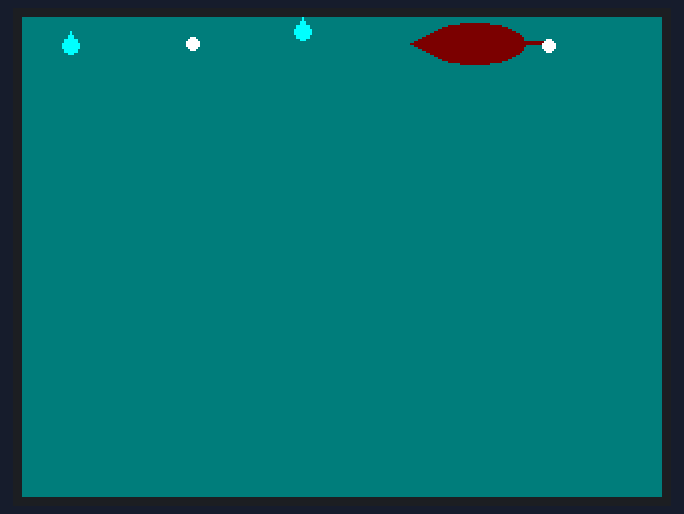
Simulated run of this sketch. Board: ESP32. Shown: 320×240 colour display. Random numbers use the default seed unless the sketch sets one.

Above: at 0.3 s.
At 6.8 s:
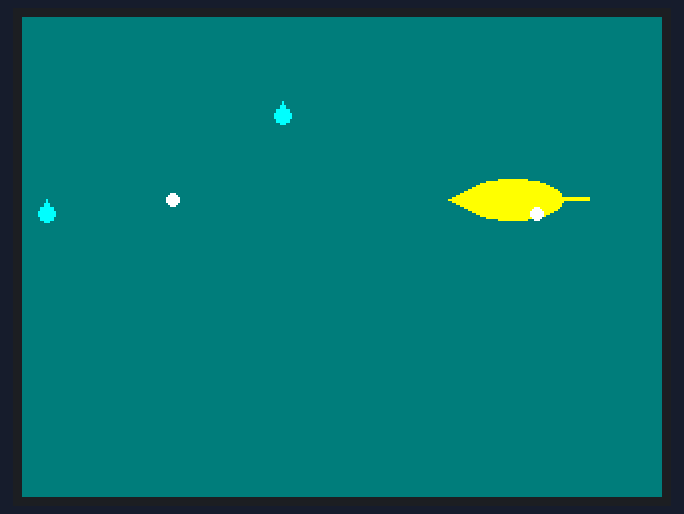
At 18.6 s:
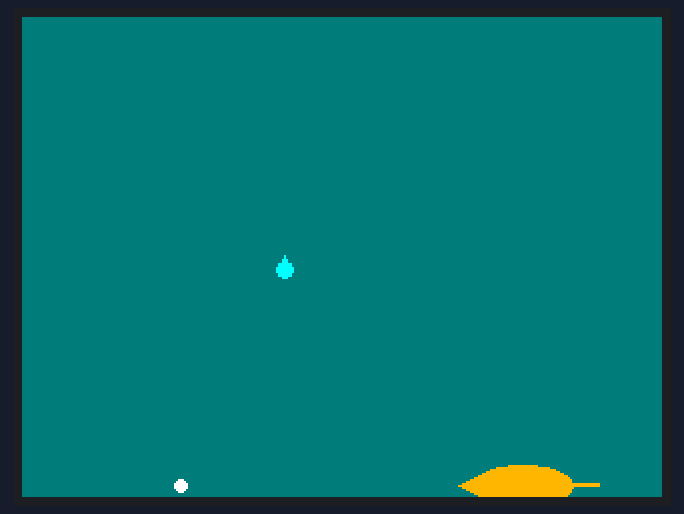
At 23.0 s:
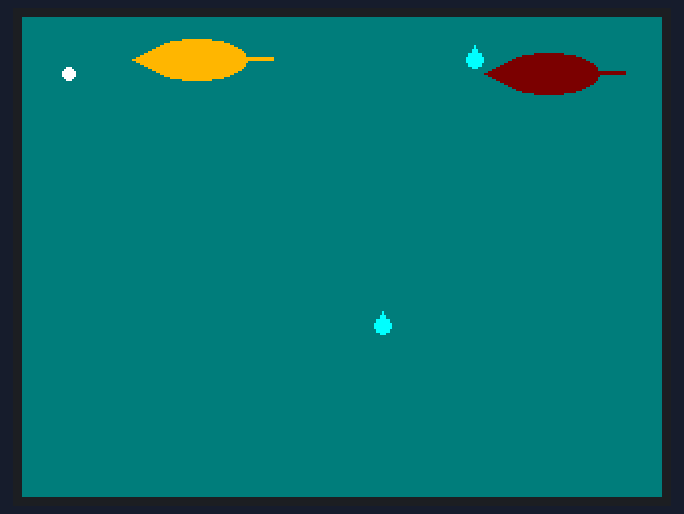
At 28.4 s:
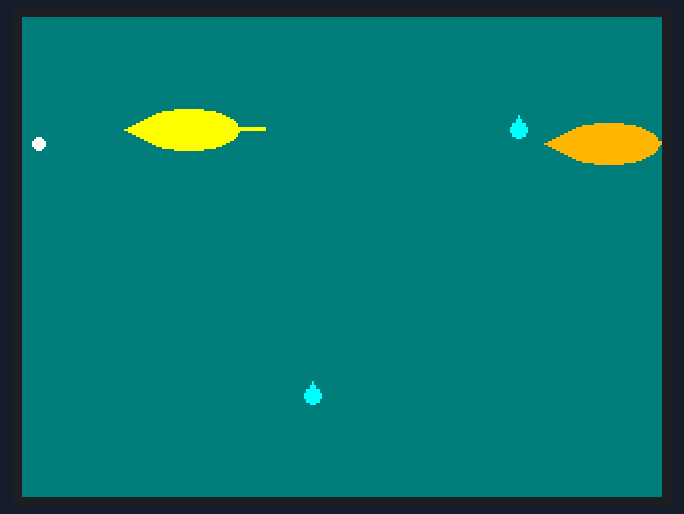
At 38.1 s:
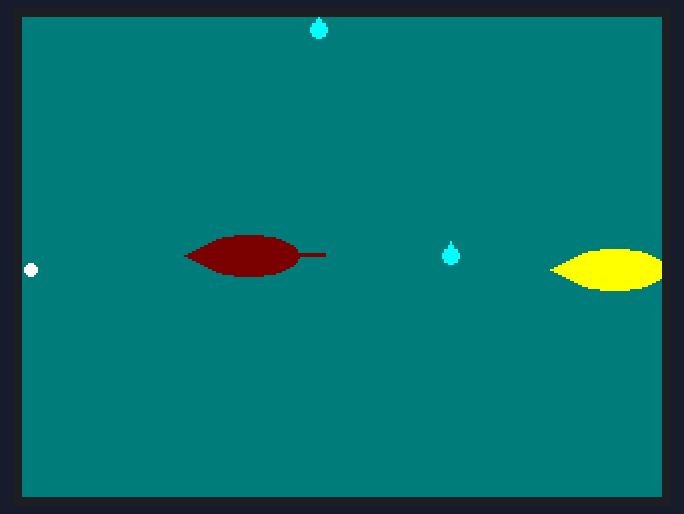

Measured:
- what the display in image 1 shows lasts 1.1 s, from 6.7 s to 7.8 s

The sketch:

1_installation.ino
```cpp
#include <TFT_eSPI.h>

TFT_eSPI tft = TFT_eSPI();
constexpr int COLS = 5; // number of columns

int y[COLS]; // y-coordinate of element in each column
int elts[COLS]; // element in each column
int speeds[COLS]; // speed of element in each column

void setup() {
  tft.init();
  tft.setRotation(1);  // landscape

  // initialize elements in each column
  for (int i = 0; i < COLS; i++) {
    y[i] = 0;
    elts[i] = random(3);
    speeds[i] = random(5, 15);
  }
}

void loop() {
  // addvance a timestep and draw element in each column
  for (int i = 0; i < COLS; i++) {
    if (y[i] > tft.height()) {
      y[i] = 0; // reset element fall from the top
      elts[i] = random(3); // randomize element at the top
      speeds[i] = random(5, 10); // randomize element fall speed
    }

    y[i] += speeds[i]; // fall
  }

  draw();
}

void draw() {
  // clear elements
  tft.fillScreen(TFT_DARKCYAN);

  for (int i = 0; i < COLS; i++) {
    // randomize x within column (wind!)
    int x = random(tft.width() * i / COLS, tft.width() * (i + 1) / COLS);

    drawElement(elts[i], x, y[i]);
  }

  delay(1000);
}

void drawElement(int elt, int centerX, int centerY) {
  if (elt == 0) { // leaf
    drawLeaf(centerX, centerY, 2);
  } else if (elt == 1) { // rain
    drawRain(centerX, centerY, 5);
  } else { // snow
    drawSnow(centerX, centerY, 5);
  }
}

void drawSnow(int centerX, int centerY, int scale) {
  int rainColor = TFT_WHITE;
  int rad = 18 / scale;
  tft.drawCircle(centerX, centerY, rad, rainColor);
  tft.fillCircle(centerX, centerY, rad, rainColor);
}

void drawRain(int centerX, int centerY, int scale) {
  int rainColor = TFT_CYAN;
  int rad = 20 / scale;
  tft.drawCircle(centerX, centerY, rad, rainColor);
  tft.fillCircle(centerX, centerY, rad, rainColor);

  int base = 36 / scale;
  int lowerHeight = 20 / scale;
  int upperHeight = 15 / scale;
  tft.drawTriangle(centerX, centerY - rad - upperHeight,
                    centerX + base / 2, centerY - rad + lowerHeight,
                    centerX - base / 2, centerY - rad + lowerHeight,
                    rainColor);
  tft.fillTriangle(centerX, centerY - rad - upperHeight,
                    centerX + base / 2, centerY - rad + lowerHeight,
                    centerX - base / 2, centerY - rad + lowerHeight,
                    rainColor);
}

void drawLeaf(int centerX, int centerY, int scale) {
  // randomize leaf color
  uint16_t leafColors[3] = {TFT_MAROON, TFT_ORANGE, TFT_YELLOW};
  uint16_t leafColor = leafColors[random(3)];

  // x, y (center), radius x, radius y for elliptical leaf body
  int radX = 50 / scale;
  int radY = 20 / scale;
  tft.drawEllipse(centerX, centerY,
                  radX, radY,
                  leafColor);
  tft.fillEllipse(centerX, centerY,
                  radX, radY,
                  leafColor);

  // x1, y1, x2, y2, x3, y3 (vertices) for triangular leaf tip
  int base = 33 / scale;
  int lowerHeight = 20 / scale;
  int upperHeight = 15 / scale;
  tft.drawTriangle(centerX - radX - upperHeight, centerY,
                    centerX - radX + lowerHeight, centerY + base / 2,
                    centerX - radX + lowerHeight, centerY - base / 2,
                    leafColor);
  tft.fillTriangle(centerX - radX - upperHeight, centerY,
                    centerX - radX + lowerHeight, centerY + base / 2,
                    centerX - radX + lowerHeight, centerY - base / 2,
                    leafColor);

  // x, y (top left), width, height, color
  int height = 5 / scale;
  int width = 28 / scale;
  tft.drawRect(centerX + radX, centerY - height / 2,
                width, height,
                leafColor);
  tft.fillRect(centerX + radX, centerY - height / 2,
                width, height,
                leafColor);
}
```
